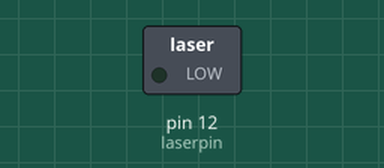
Recording of a sketch running on a simulated Arduino Uno, built with avr-gcc and run on an emulated ATmega328P. Shown: switched loads named in the sketch (green lamp = pin HIGH).

Above: at 1.0 s.
At 3.0 s:
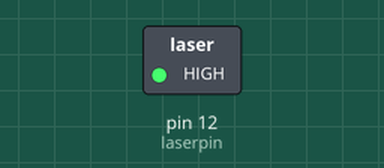
Timing chart, 0 to 5.2 s (numbered marks = the images above):
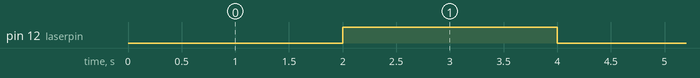

Measured:
- by itself, pin 12 (laserpin): alternates HIGH for 2.0 s and LOW for 2.0 s

The sketch:

laserblink.ino
```cpp
static int laserpin = 12;

void setup() {
  // put your setup code here, to run once:
  pinMode(laserpin, OUTPUT);
}

void loop() {
  // put your main code here, to run repeatedly:
  digitalWrite(laserpin, LOW);
  delay(2000);
  digitalWrite(laserpin, HIGH);
  delay(2000);
}
```
